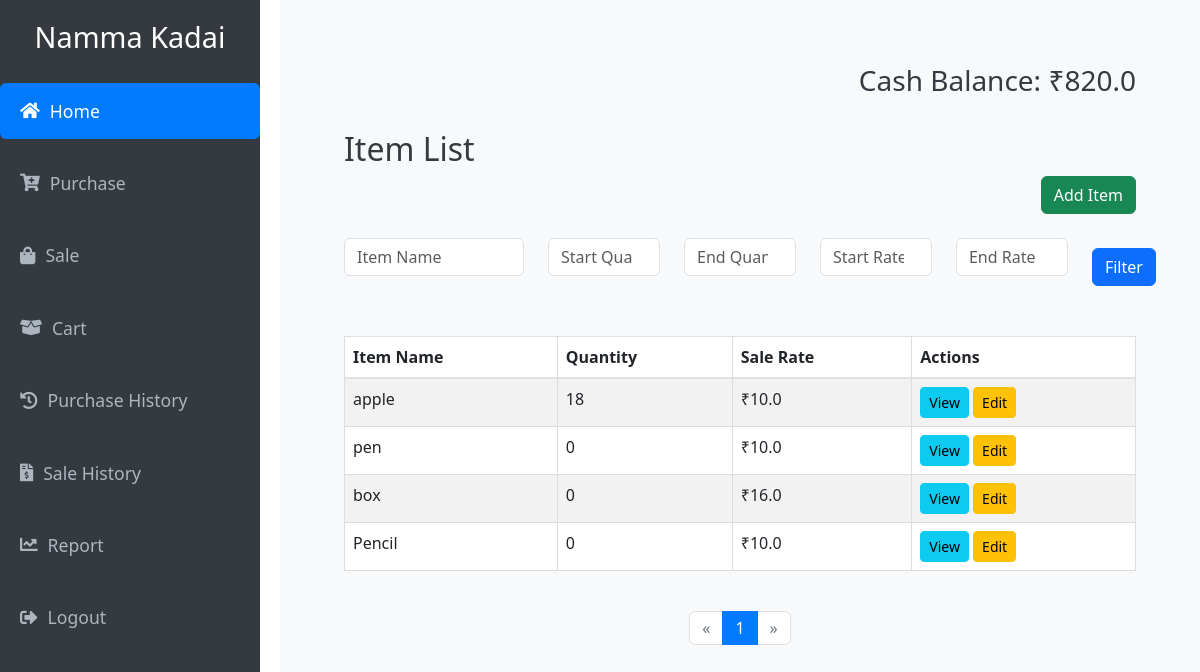
Page / (signed in) on the earlier database version.
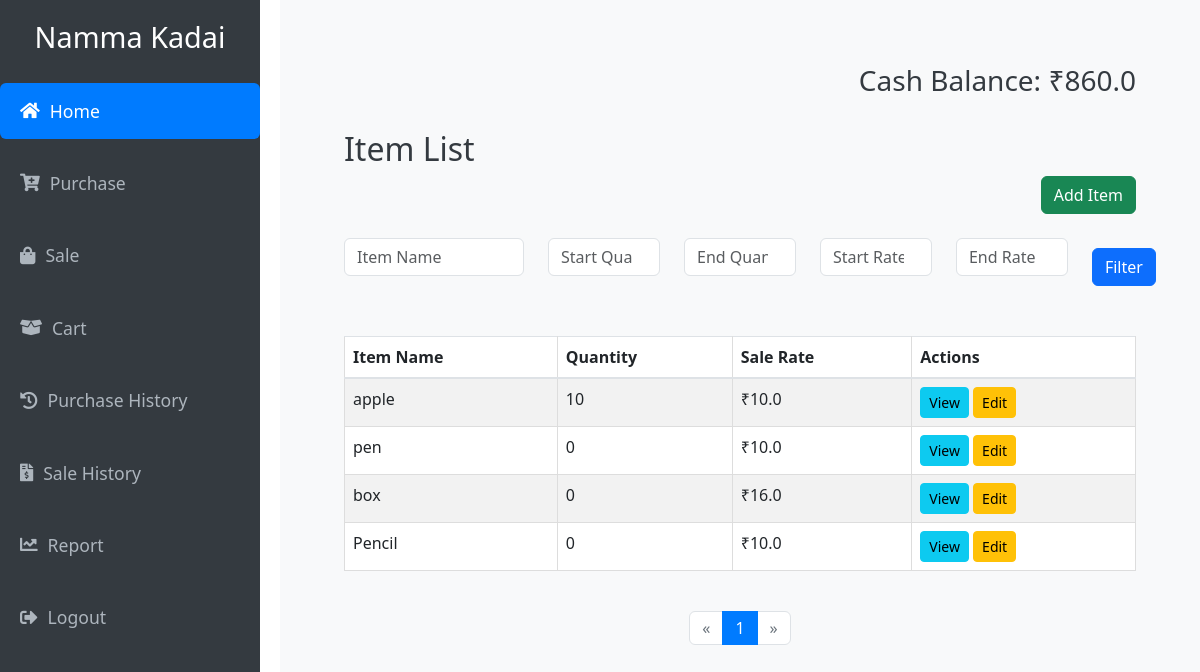
Same page on the later database version.
### Namma_Kadai/models.py (models this page shows)
class Company(db.Model):
    id = db.Column(db.Integer, primary_key=True)
    company_name = db.Column(db.String(150),unique=True, nullable=False)
    cash_balance = db.Column(db.Float, nullable=False, default=1000.00)
    user_id = db.Column(db.Integer, db.ForeignKey('user.id'), nullable=False)
    purchases = db.relationship('Purchase', backref='company_purchase', lazy=True)
    items = db.relationship('Item', backref='company', lazy=True)
    sales = db.relationship('Sales', backref='sales_company', lazy=True)

class Item(db.Model):
    id = db.Column(db.Integer, primary_key=True)
    item_name = db.Column(db.String(150), nullable=False)
    qty = db.Column(db.Integer, nullable=False, default=0)
    rate = db.Column(db.Float, nullable=False,)  # New field for the rate of the item
    company_id = db.Column(db.Integer, db.ForeignKey('company.id'), nullable=False)
    sales = db.relationship('Sales', backref='item_relation', lazy=True)

### Namma_Kadai/routes.py (the view)
@app.route('/', methods=['GET', 'POST'])
@login_required
def home():
    item_name_filter = request.args.get('item_name', '')
    start_rate = request.args.get('start_rate', '')
    end_rate = request.args.get('end_rate', '')
    start_qty = request.args.get('start_qty', '')
    end_qty = request.args.get('end_qty', '')
    query = Item.query
    if item_name_filter:
        query = query.filter(Item.item_name.ilike(f'%{item_name_filter}%'))
    if start_rate:
        query = query.filter(Item.rate >= float(start_rate))
    if end_rate:
        query = query.filter(Item.rate <= float(end_rate))
    if start_qty:
        query = query.filter(Item.qty >= int(start_qty))
    if end_qty:
        query = query.filter(Item.qty <= int(end_qty))
    page = request.args.get('page', 1, type=int)
    pagination = query.paginate(page=page, per_page=5)  # Adjust `per_page` as needed
    items = pagination.items
    return render_template('home.html', items=items, pagination=pagination)

### Namma_Kadai/routes.py (called while the page is built)
@login_manager.user_loader
def load_user(user_id):
    return User.query.get(int(user_id))

### Namma_Kadai/templates/home.html (shortened to what the changed rows need)
{% extends "base.html" %}
{% block content %}
<div class="container mt-4">
    {% if current_user.is_authenticated %}
    <div class="row mb-4">
        <div class="col-md-12 text-right">
            <h3>Cash Balance: ₹{{ current_user.companies.cash_balance }}</h3>
        </div>
    </div>
    {% endif %}
    <h2>Item List</h2>
    {% if items %}
    <div class="row">
        <div class="col-md-12">
            <table class="table table-striped">
                <thead>
                    <tr>
                        <th>Item Name</th>
                        <th>Quantity</th>
                        <th>Sale Rate</th>
                        <th>Actions</th>
                    </tr>
                </thead>
                <tbody>
                    {% for item in items %}
                    <tr>
                        <td>{{ item.item_name }}</td>
                        <td>{{ item.qty }}</td>
                        <td>₹{{ item.rate }}</td>
                        <td>
                            <a href="{{ url_for('view_item', item_id=item.id) }}" class="btn btn-info btn-sm">View</a>
                            <button type="button" class="btn btn-warning btn-sm" data-bs-toggle="modal" data-bs-target="#editItemModal{{ item.id }}">
                                Edit
                            </button>
                        </td>
                    </tr>
                    {% endfor %}
                </tbody>
            </table>
        </div>
    </div>
    {% else %}
    <p>No items available.</p>
    {% endif %}
</div>
</div>
{% endblock %}

Differences in the rows shown:
changed Company: companies.cash_balance "820.0" → "860.0"
changed Item "apple": qty "18" → "10"
